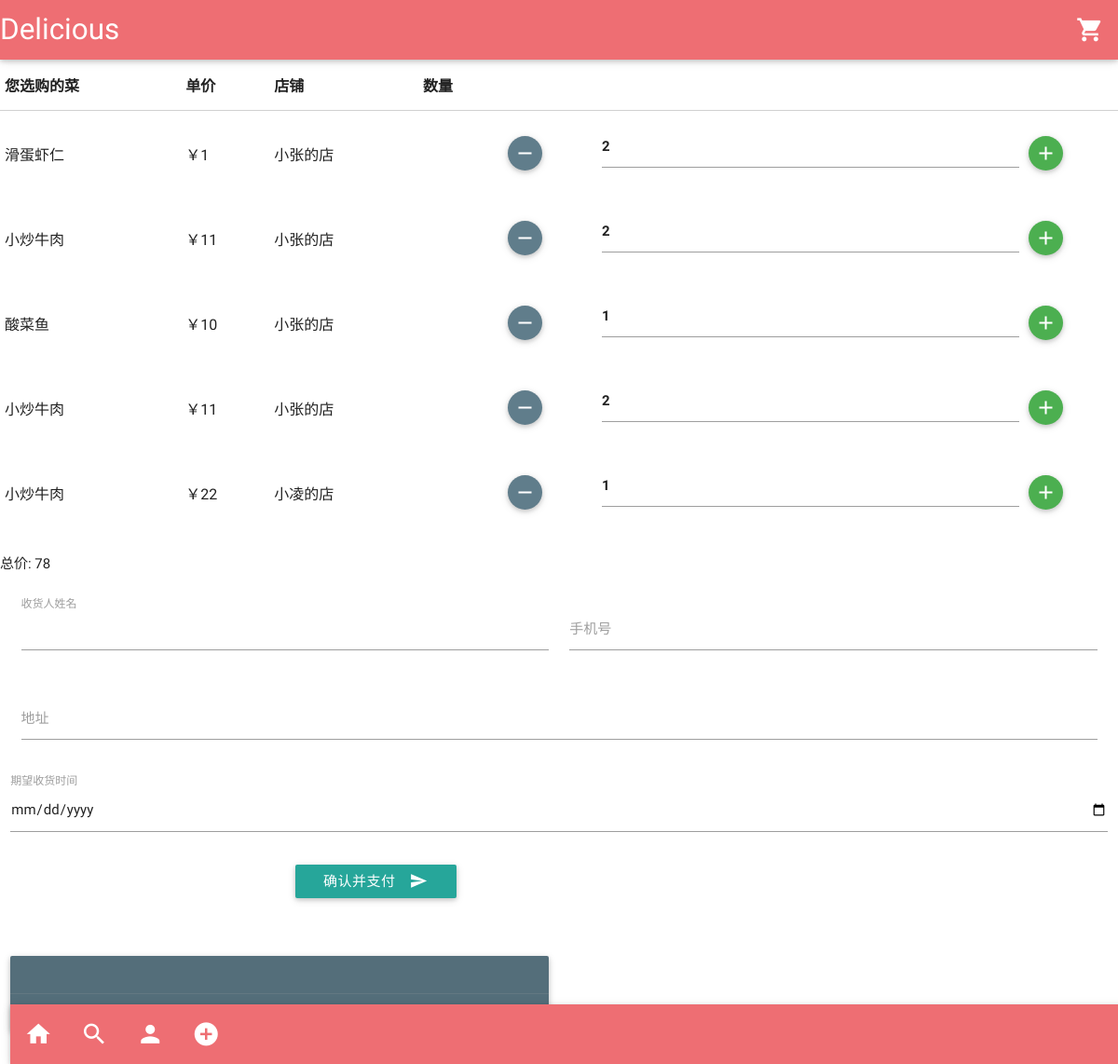
Before: /cart/ with the older database file.
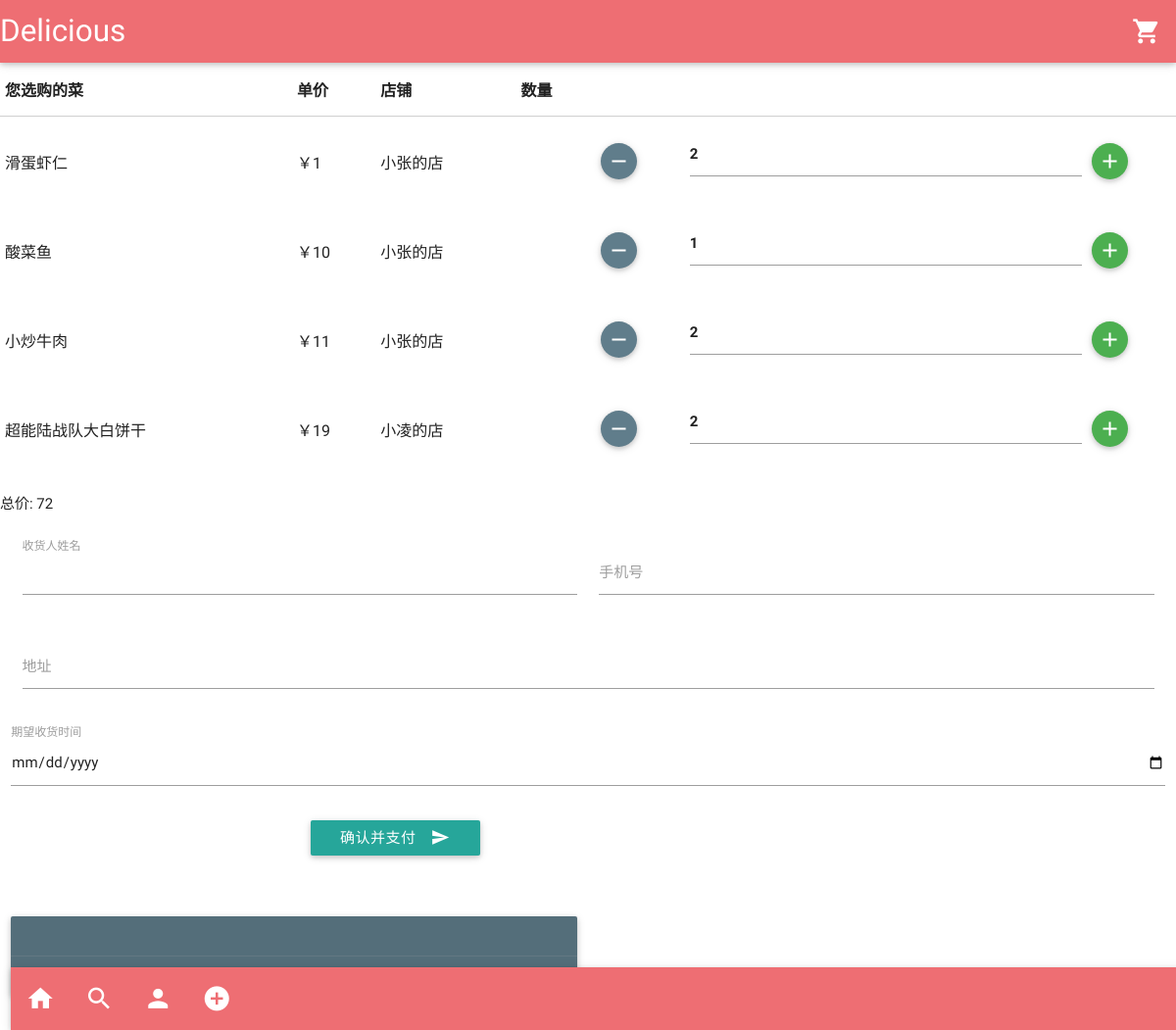
After: the same page with the newer database file.
### food/models.py (models this page shows, shortened)
class Order(models.Model):
    user = models.ForeignKey(User)
    price = models.ForeignKey(Price)
    number = models.IntegerField(default=0)
    has_paid = models.BooleanField(default=False)

class Price(models.Model):
    tweet = models.ForeignKey(Tweet)
    supplier = models.ForeignKey(Supplier)
    value = models.IntegerField(default=0)

class Tweet(models.Model):
    author = models.ForeignKey(User)
    type = models.CharField(max_length=200)  # 原创或转发
    publish_date = models.DateTimeField('发布时间')
    title = models.CharField(max_length=200)
    logo = models.CharField(max_length=200)
    content = models.TextField()
    vote = models.IntegerField("赞", default=0)
    visit = models.IntegerField(default=0)
    score = models.FloatField("评分", default=0)
    original_id = models.BigIntegerField("菜谱ID", default=0)

class Supplier(models.Model):
    name = models.CharField(max_length=200)
    link = models.CharField(max_length=200)

### food/views.py (the view)
# urls.py: url(r'^cart/$', views.cart, name='cart'),
def cart(request):
    orders = Order.objects.filter(has_paid=False).all()
    total = sum([o.number * o.price.value for o in orders])
    user = orders[0].user.name
    context = {'user': user, 'orders': orders, 'total': total}
    return render(request, 'food/cart.html', context)

### food/templates/food/cart.html
{% extends "food/base.html" %}
{% load staticfiles %}
{% block page_content %}
<div class="row">
    <table>
        <thead>
        <tr>
            <th data-field="food">您选购的菜</th>
            <th data-field="unit_price">单价</th>
            <th data-field="store">店铺</th>
            <th data-field="number">数量</th>
        </tr>
        </thead>
        <tbody>
        {% for order in orders %}
        <tr>
            <td>{{ order.price.tweet.title }}</td>
            <td>￥{{ order.price.value }}</td>
            <td>{{ order.price.supplier.name }}</td>
            <td>
            <th><a class="btn-floating btn-small waves-effect waves-light blue-grey" onclick="remove_one_dish"><i
                    class="mdi-content-remove"></i></a></th>
            <th><input value="{{ order.number }}" id="number" type="text" class="validate" length="2"></input></th>
            <th><a class="btn-floating btn-small waves-effect waves-light green"><i class="mdi-content-add"></i></a>
            </th>
            </td>
        </tr>
        {% endfor %}
        </tbody>
    </table>
</div>
<div class="row">
    总价: {{ total }}
</div>
<div class="row">
    <form class="col s12">
        <div class="row">
            <div class="input-field col s6">
                <input placeholder="" id="customer_name" type="text" class="validate">
                <label for="customer_name">收货人姓名</label>
            </div>
            <div class="input-field col s6">
                <input id="phone_number" type="text" class="validate" length="11">
                <label for="phone_number">手机号</label>
            </div>
        </div>
        <div class="row">
            <div class="input-field col s12">
                <input id="address" type="text" class="validate">
                <label for="address">地址</label>
            </div>
        </div>
        <div class="row">
            <label>期望收货时间</label>
            <input id="ship_datepicker" type="date" class="datepicker">
        </div>
        <div class="row">
            <div class="col s3">&nbsp</div>
            <div class="col s6">
                <button class="btn waves-effect waves-light" type="submit" name="action">确认并支付
                    <i class="mdi-content-send right"></i>
                </button>
            </div>
            <div class="col s3">&nbsp</div>
        </div>
    </form>
</div>
{% endblock %}

Changed rows visible on the page:
removed Order: price.tweet "小炒牛肉", price.value "11", price.supplier.name "小张的店", number "2"
removed Order: price.tweet "小炒牛肉", price.value "22", price.supplier.name "小凌的店", number "1"
added Order: price.tweet "超能陆战队大白饼干", price.value "19", price.supplier.name "小凌的店", number "2"
Other visible differences:
{{ total }}: "78" → "72"
